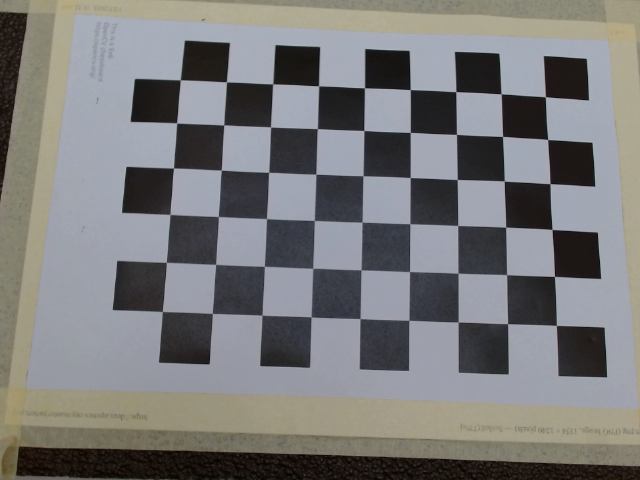
#> input picture frame0.png, 640 x 480 px; its folder holds 4 pictures in this run
$ python bettercalib.py
#> lines starting #> are read from the running program, lines starting #| are printed output that depends on the picture
import numpy as np
import cv2
import glob

# termination criteria
criteria = (cv2.TERM_CRITERIA_EPS + cv2.TERM_CRITERIA_MAX_ITER, 30, 0.001)

# prepare object points, like (0,0,0), (1,0,0), (2,0,0) ....,(6,8,0)
# multiply by 25 because each square is 25mm in size
objp = np.zeros((6*9,3), np.float32)
objp[:,:2] = 25 * np.mgrid[0:9,0:6].T.reshape(-1,2)

# Arrays to store object points and image points from all the images.
objpoints = [] # 3d point in real world space
imgpoints = [] # 2d points in image plane.

images = glob.glob('*.png')

for fname in images:
    img = cv2.imread(fname)
#> img is the input picture: shape (480, 640, 3); mean B, G, R 121.7, 121.7, 121.7
    gray = cv2.cvtColor(img, cv2.COLOR_BGR2GRAY)
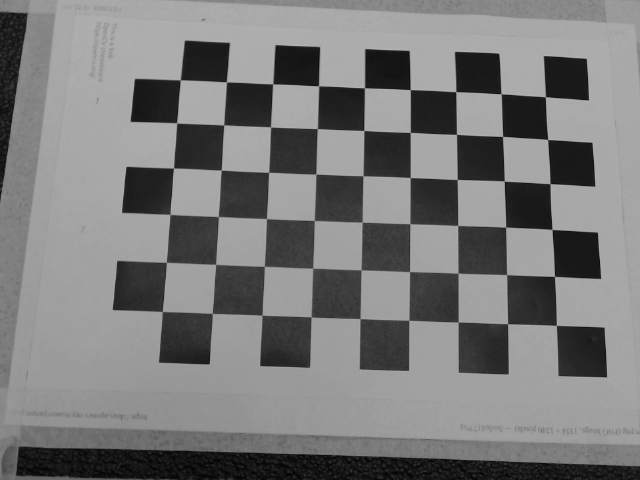
#> gray: shape (480, 640); min 4, max 183, mean 121.7

    # Find the chess board corners
    ret, corners = cv2.findChessboardCorners(gray, (9,6), None)
#> ret = True; corners = 54 rows, first 8: [556.3, 325], [507.5, 323.6], [458, 321.9], [409, 320.3], [360.1, 318.8], [311, 316.9], [262.2, 315.1], [212.1, 313.4]

    # If found, add object points, image points (after refining them)
    if ret == True:
        objpoints.append(objp)

        corners2 = cv2.cornerSubPix(gray,corners, (11,11), (-1,-1), criteria)
#> corners2 = 54 rows, first 8: [556.4, 325.4], [507.6, 323.7], [458.2, 322], [408.8, 320.3], [360, 318.6], [311.1, 316.9], [262.1, 315.2], [212.2, 313.4]
        imgpoints.append(corners2)
#> pass 2 of the loop `for fname in images:`:
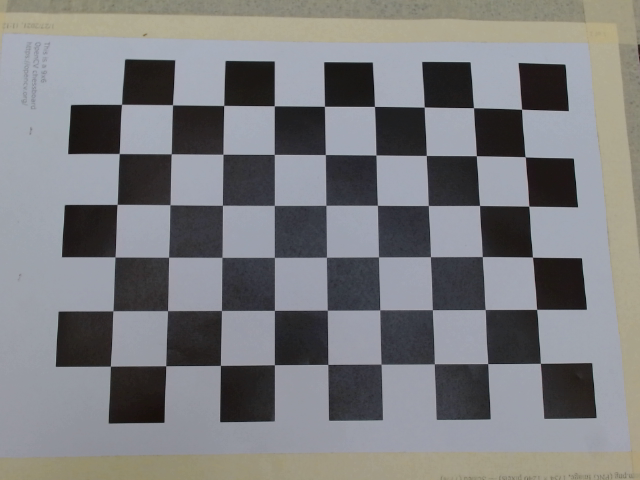
#> input picture frame1.png, 640 x 480 px
#> img is the input picture: shape (480, 640, 3); mean B, G, R 126.7, 124.4, 123.8
#> `gray = cv2.cvtColor(img, cv2.COLOR_BGR2GRAY)`:
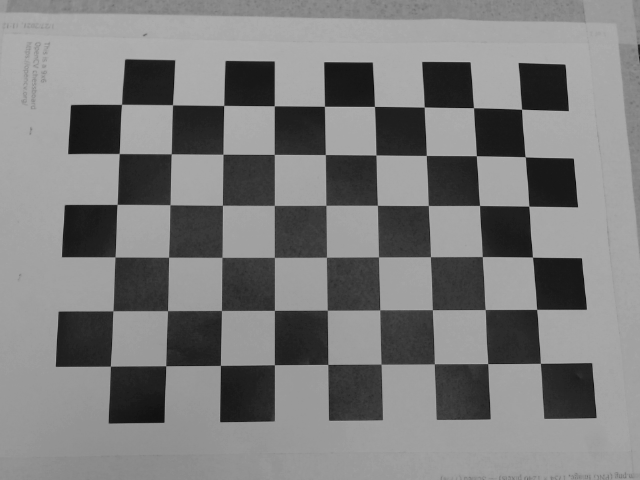
#> gray: shape (480, 640); min 11, max 183, mean 124.5
#> corners = 54 rows, first 8: [540.1, 363], [487.6, 363.6], [434.3, 363.7], [381.1, 364.2], [327.5, 364.5], [274.1, 364.8], [220.4, 365], [165.8, 366]
#> corners2 = 54 rows, first 8: [540.3, 363.3], [487.7, 363.6], [434.3, 363.8], [381.1, 364.2], [327.8, 364.4], [274.4, 364.7], [220.4, 365.4], [165.7, 365.7]
#> pass 3 of the loop `for fname in images:`:
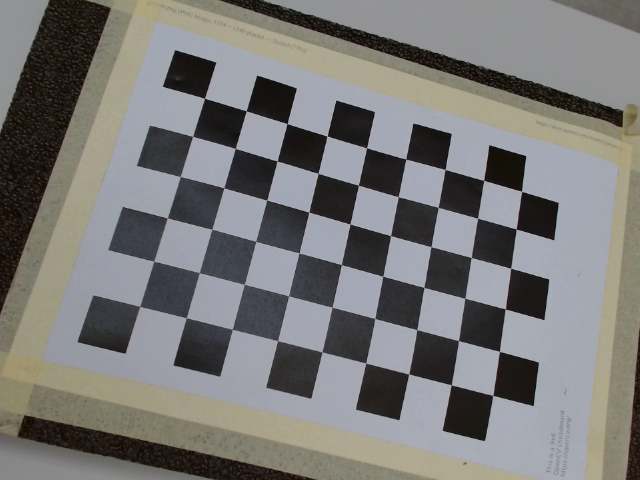
#> input picture frame10.png, 640 x 480 px
#> img is the input picture: shape (480, 640, 3); mean B, G, R 118.8, 120.4, 121.2
#> `gray = cv2.cvtColor(img, cv2.COLOR_BGR2GRAY)`:
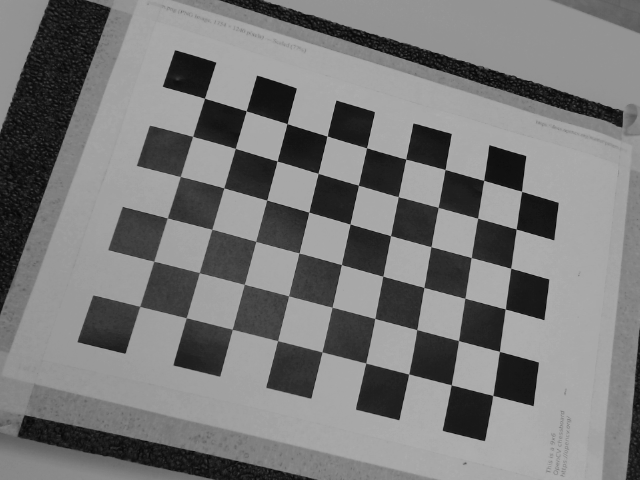
#> gray: shape (480, 640); min 5, max 183, mean 120.5
#> corners = 54 rows, first 8: [204.4, 98.43], [246.2, 110.5], [287, 123.6], [327.4, 136], [366.4, 147.7], [405.9, 159.4], [444.8, 169.6], [483.6, 180.1]
#> corners2 = 54 rows, first 8: [204.5, 98.26], [246.3, 110.8], [287.1, 123.6], [327.1, 136.1], [366.6, 147.7], [405.7, 159.1], [445.1, 169.5], [483.6, 180.3]
#> the loop made 4 passes; the first 3 are shown

# Check if we have enough points for calibration
if len(objpoints) > 0 and len(imgpoints) > 0:
    # Calibrate camera
    ret, mtx, dist, rvecs, tvecs = cv2.calibrateCamera(objpoints, imgpoints, gray.shape[::-1], None, None)

    print("Camera matrix : \n")
    print(mtx)
    print("dist : \n")
    print(dist)
    print("rvecs : \n")
    print(rvecs)
    print("tvecs : \n")
    print(tvecs)
else:
    print("Not enough points for calibration. Please check your images.")
